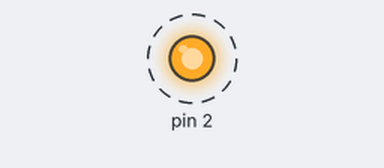
Recording of a sketch running on a simulated Arduino Uno, built with avr-gcc and run on an emulated ATmega328P. On the bench: output pins drawn as LEDs (lit = HIGH). Dashed ring = blinking. What the sketch prints to the serial monitor is not drawn.

Above: at 0.5 s.
Timing chart, 0 to 4.6 s (numbered marks = the images above):
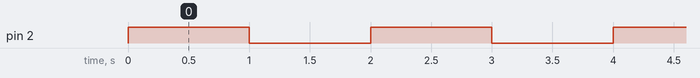

The sketch:

ArduinoDemo.ino
```cpp
// the setup function runs once when you press reset or power the board
void setup()
{
  // initialize digital pin D2 as an output.
  pinMode(2, OUTPUT);
  Serial.begin(9600);
}

// the loop function runs over and over again forever
void loop()
{
  digitalWrite(2, HIGH);   // turn the LED on (HIGH is the voltage level)
  delay(1000);             // wait for a second
  digitalWrite(2, LOW);    // turn the LED off by making the voltage LOW
  delay(1000);             // wait for a second

  Serial.println("Please subscribe to 'hash include electronics'");
}
```

Measured:
- by itself, pin 2: alternates HIGH for 1.0 s and LOW for 1.0 s
